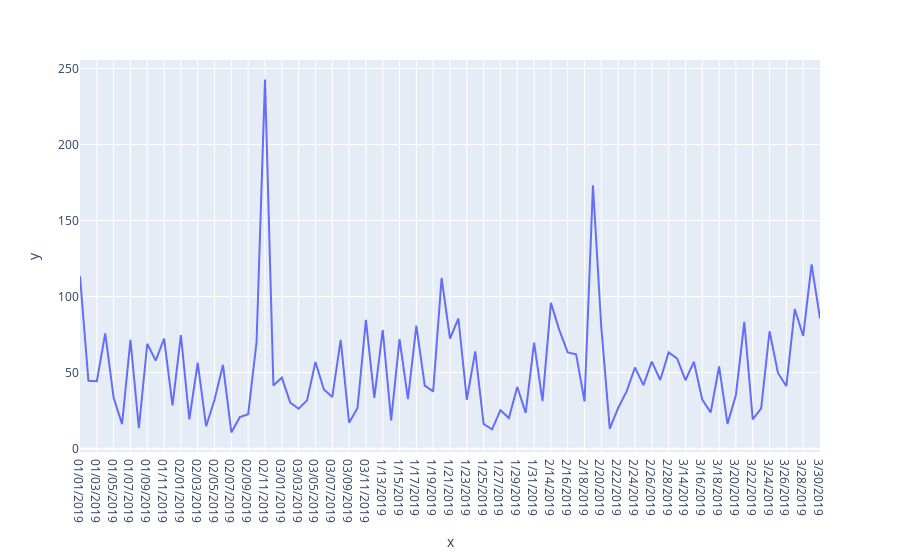

The notebook cell this image was saved under:
### Code cell
px.line(x =D_T["Date"] , y =  D_T["min"] )
